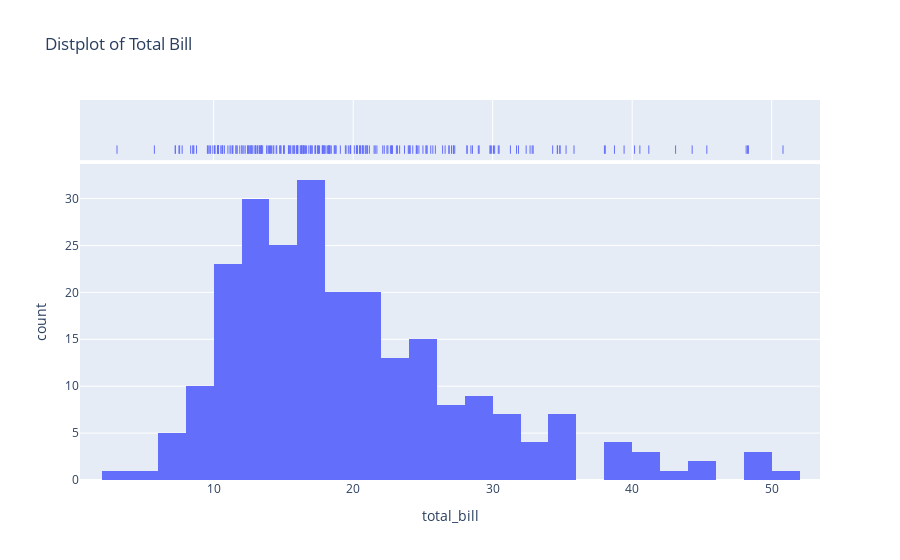

Write notebook code for a chart like this one.
### Code cell
import plotly.express as px

# Sample data (replace this with your dataset)
data = px.data.tips()

# Create a distplot using Plotly Express
fig = px.histogram(data, x="total_bill", marginal="rug", title="Distplot of Total Bill")

fig.show()

### Figure 1 — Plotly figure (JSON) as saved in the notebook; plotly's stock layout.template omitted (floating-point values rounded to 4 significant figures; data arrays with more than 128 entries replaced by an {"elided": "..."} marker saying what was removed)
{"data": [{"alignmentgroup": "True", "bingroup": "x", "hovertemplate": "total_bill=%{x}<br>count=%{y}<extra></extra>", "legendgroup": "", "marker": {"color": "#636efa", "pattern": {"shape": ""}}, "name": "", "offsetgroup": "", "orientation": "v", "showlegend": false, "type": "histogram", "x": {"elided": "244 float values"}, "xaxis": "x", "yaxis": "y"}, {"alignmentgroup": "True", "boxpoints": "all", "fillcolor": "rgba(255,255,255,0)", "hoveron": "points", "hovertemplate": "total_bill=%{x}<extra></extra>", "jitter": 0, "legendgroup": "", "line": {"color": "rgba(255,255,255,0)"}, "marker": {"color": "#636efa", "symbol": "line-ns-open"}, "name": "", "offsetgroup": "", "showlegend": false, "type": "box", "x": {"elided": "244 float values"}, "xaxis": "x2", "yaxis": "y2"}], "layout": {"barmode": "relative", "legend": {"tracegroupgap": 0}, "title": {"text": "Distplot of Total Bill"}, "xaxis": {"anchor": "y", "domain": [0, 1], "title": {"text": "total_bill"}}, "xaxis2": {"anchor": "y2", "domain": [0, 1], "matches": "x", "showgrid": true, "showticklabels": false}, "yaxis": {"anchor": "x", "domain": [0, 0.8316], "title": {"text": "count"}}, "yaxis2": {"anchor": "x2", "domain": [0.8416, 1], "matches": "y2", "showgrid": false, "showline": false, "showticklabels": false, "ticks": ""}}}
